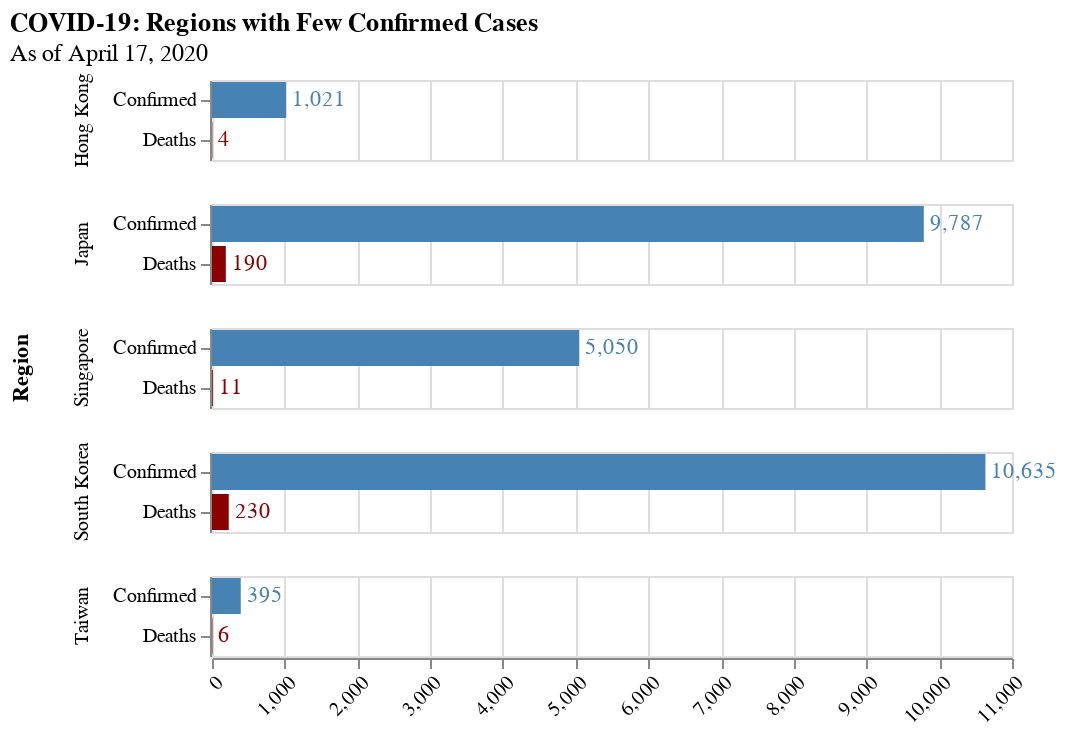

This figure's notebook cell:
### Code cell
# Confirmed and Deaths, Small Regions
regions_small = Places([taiwan, singapore, southkorea, japan, hongkong])
plot_group_qtys(regions_small, 'COVID-19: Regions with Few Confirmed Cases')

### Figure 1 — Vega-Lite specification as saved in the notebook (floating-point values rounded to 4 significant figures)
{"config": {"view": {"continuousWidth": 400, "continuousHeight": 300}, "axisX": {"labelAngle": -45, "title": null}, "axisY": {"title": null}}, "data": {"name": "data-b8471d7651afb353a3fd4ee751732bd1"}, "facet": {"row": {"type": "nominal", "field": "Region"}}, "spec": {"layer": [{"mark": "bar", "encoding": {"color": {"type": "nominal", "field": "Case Type", "legend": null, "scale": {"range": ["steelblue", "darkred"]}}, "x": {"type": "quantitative", "field": "Count"}, "y": {"type": "nominal", "field": "Case Type"}}}, {"mark": {"type": "text", "align": "left", "baseline": "middle", "dx": 3}, "encoding": {"color": {"type": "nominal", "field": "Case Type", "legend": null, "scale": {"range": ["steelblue", "darkred"]}}, "text": {"type": "quantitative", "field": "Count", "format": ","}, "x": {"type": "quantitative", "field": "Count"}, "y": {"type": "nominal", "field": "Case Type"}}}]}, "title": {"text": "COVID-19: Regions with Few Confirmed Cases", "subtitle": "As of April 17, 2020"}, "$schema": "https://vega.github.io/schema/vega-lite/v4.8.1.json", "datasets": {"data-b8471d7651afb353a3fd4ee751732bd1": [{"Region": "Taiwan", "Count": 395, "Case Type": "Confirmed"}, {"Region": "Taiwan", "Count": 6, "Case Type": "Deaths"}, {"Region": "Singapore", "Count": 5050, "Case Type": "Confirmed"}, {"Region": "Singapore", "Count": 11, "Case Type": "Deaths"}, {"Region": "South Korea", "Count": 10635, "Case Type": "Confirmed"}, {"Region": "South Korea", "Count": 230, "Case Type": "Deaths"}, {"Region": "Japan", "Count": 9787, "Case Type": "Confirmed"}, {"Region": "Japan", "Count": 190, "Case Type": "Deaths"}, {"Region": "Hong Kong", "Count": 1021, "Case Type": "Confirmed"}, {"Region": "Hong Kong", "Count": 4, "Case Type": "Deaths"}]}}
